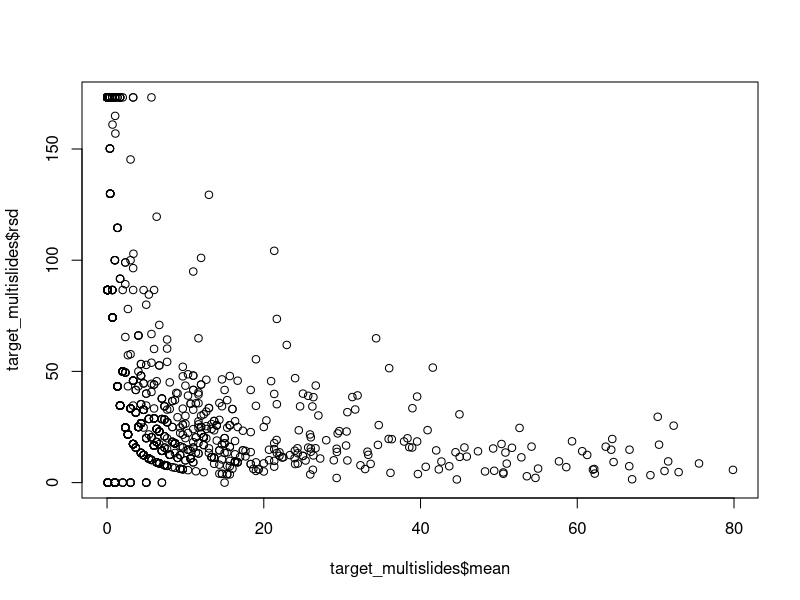
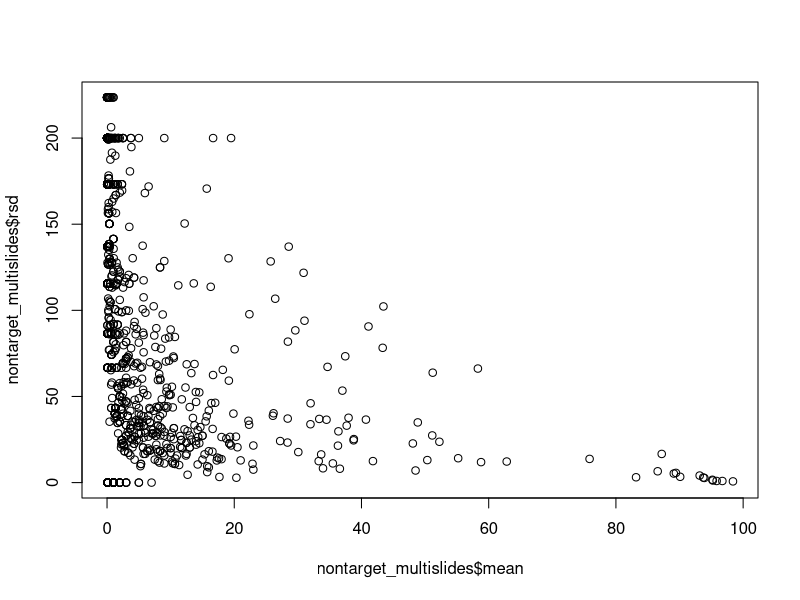

These charts were generated, in order, by the following R code:
#### Processing microscopy data and adding in environmental & atx data
### Jordan Zabrecky
## last edited 03.06.2025

## This code processes microscopy data from the EDI data release 
## (averaging across slides and evaluting rsd) and adds in water 
## chemistry data and anatoxin concentrations

## For code processing of water chemistry and target sample anatoxin 
## data from original EDI csv's, see
## https://github.com/jzabrecky/ATX-synchrony-norcal/blob/main/code/2b_water_chemistry.R
## https://github.com/jzabrecky/ATX-synchrony-norcal/blob/main/code/2e_target_sample_anatoxins.R

## need to make another script to process NT anatoxins :)
## maybe do it in S1a?

#### (1) Loading in libraries & data ####

# loading libraries
lapply(c("tidyverse", "lubridate"), require, character.only = T)

# read in microscopy data
target <- read.csv("./data/EDI_data_package/microscopy_target_samples.csv")
nontarget <- read.csv("./data/EDI_data_package/microscopy_non_target_samples.csv")

# read in anatoxin & water chemistry data
atx_target <- read.csv("./data/field_and_lab/cyano_atx.csv")
water_chemistry <- read.csv("./data/field_and_lab/water_chemistry.csv") %>% 
  select(!time)

#### (2) Analyzing microscopy data (w/ multiple slides) ####

## (a) target samples

# look at average, sd, & rsd for each taxa across slides
target_multislides <- target %>% 
  filter(slide_rep != "Final") %>% 
  pivot_longer(microcoleus:aphanothece, names_to = "taxa", values_to = "percent") %>% 
  dplyr::group_by(taxa, site_reach, field_date, sample_type) %>% 
  dplyr::summarize(mean = mean(percent),
                   sd = sd(percent),
                   rsd = (sd * 100) / mean)
view(target_multislides) # the highest are all samples where one slide had 0.1% cover
mean(target_multislides$rsd, na.rm = TRUE) # 44.3% high but let's look at taxa 
                                           # that have >5% mean cover
plot(target_multislides$mean, target_multislides$rsd)
# yup, samples with a higher mean have a lower rsd

# looking at taxa that have >5% mean cover
target_multislides_sub <- target_multislides %>% 
  filter(mean > 5)
view(target_multislides_sub)
mean(target_multislides_sub$rsd) # 21.7% high but better

# pivot back wider to join back into processed
target_multislides_wider <- target_multislides %>% 
  select(!(sd:rsd)) %>% 
  pivot_wider(names_from = "taxa", values_from = "mean")

# for data that were already averaged across three slides,
# we need to match it up to the processed data frame
target_processed <- target %>% 
  filter(slide_rep == "Final") %>% 
  select(!(slide_rep:method)) # remove columns we don't need

# match up column order
target_processed <- target_processed[,colnames(target_multislides_wider)]

# rbind to join dataframes
target_processed <- rbind(target_processed, target_multislides_wider)

## (b) non-target samples

# look at average, sd, & rsd for each taxa across slides
# no samples here are averaged over as indicated by "Final"
nontarget_multislides <- nontarget %>% 
  pivot_longer(non_algal:unknown, names_to = "taxa", values_to = "percent") %>% 
  dplyr::group_by(taxa, site_reach, field_date, sample_type) %>% 
  dplyr::summarize(mean = mean(percent),
                   sd = sd(percent),
                   rsd = (sd * 100) / mean)
view(nontarget_multislides) # the highest are all samples where one slide had 0.1% cover
mean(nontarget_multislides$rsd, na.rm = TRUE) # 97.6% high but let's look at taxa 
                                              # that have >5% mean cover
plot(nontarget_multislides$mean, nontarget_multislides$rsd)
# less strong of a relationship with non-target samples

# looking at taxa that have >5% mean cover
nontarget_multislides_sub <- nontarget_multislides %>% 
  filter(mean > 5)
view(nontarget_multislides_sub)
mean(nontarget_multislides_sub$rsd) # 42.8% high but better

# pivot back wider to join with anatoxin and environmental data
nt_processed <- nontarget_multislides %>% 
  select(!(sd:rsd)) %>% 
  pivot_wider(names_from = "taxa", values_from = "mean") 

#### (3) Joining in Anatoxin & Water Chemistry Data ####

# separate out TAC and TM 
tm_processed <- target_processed %>% 
 filter(sample_type == "TM")
tac_processed <- target_processed %>% 
  filter(sample_type == "TAC")

# replace 2022-09-06 microcoleus sample with one from 2022-09-08
# (substitute technician accidentally took 2022-09-06 with different methods)
tm_processed$field_date[which(tm_processed$field_date == "2022-09-08")] <- "2022-09-06"

# put all processed data into a list
processed <- list(tm_processed, tac_processed, nt_processed)

# left join in water data and change column organization
for(i in 1:length(processed)) {
  processed[[i]] <- left_join(processed[[i]], water_chemistry, by = c("site_reach", "field_date")) %>%  
    dplyr::select(!reach) # don't need a column that just has reach
}

# left join in water chemistry data
tm_processed <- left_join(tm_processed, water_chemistry, by = c("site_reach", "field_date")) %>% 
  dplyr::relocate(site, .after = site_reach)
tac_processed <- left_join(tac_processed, water_chemistry, by = c("site_reach", "field_date"))
nt_processed <- left_join(nt_processed, water_chemistry, by = c("site_reach", "field_date"))
# also want to add in TM and TAC ATX to NT dataframe